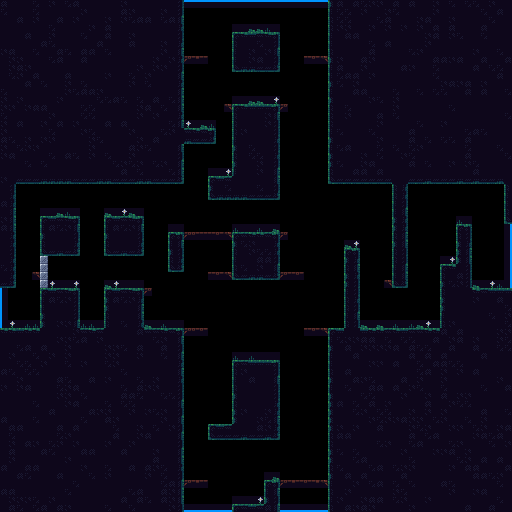

A 2D game scene composited from a Tiled map and its tileset images. What follows is a short description and the map's XML, with each tile layer's data collapsed to a summary:
An orthogonal 64x64 tile map with 8x8 px tiles, 2 tile layers (Background, Walls) and 9 objects (2x south, 2x east, 2x west, 2x north, item).

<map version="1.10" tiledversion="1.11.0" orientation="orthogonal" renderorder="right-down" width="64" height="64" tilewidth="8" tileheight="8" infinite="0" nextlayerid="7" nextobjectid="20">
 <tileset firstgid="1" name="tiles" tilewidth="8" tileheight="8" tilecount="504" columns="24">
  <image source="../Tilesets/tiles.png" width="192" height="168" />
  <tile id="50" probability="0.3" />
  <tile id="51" probability="0.3" />
  <tile id="52" probability="0.3" />
  <tile id="65">
   <properties>
    <property name="nez:isOneWayPlatform" value="true" />
   </properties>
  </tile>
  <tile id="66">
   <properties>
    <property name="nez:isOneWayPlatform" value="true" />
   </properties>
  </tile>
  <tile id="67">
   <properties>
    <property name="nez:isOneWayPlatform" value="true" />
   </properties>
  </tile>
  <tile id="68">
   <properties>
    <property name="nez:isOneWayPlatform" value="true" />
   </properties>
  </tile>
  <tile id="69">
   <properties>
    <property name="nez:isOneWayPlatform" value="true" />
   </properties>
  </tile>
  <wangsets>
   <wangset name="Mixed Set" type="mixed" tile="-1">
    <wangcolor name="Dirt" color="#ff0000" tile="-1" probability="1" />
    <wangtile tileid="25" wangid="1,1,0,0,0,1,1,1" />
    <wangtile tileid="26" wangid="1,1,0,0,0,0,0,1" />
    <wangtile tileid="27" wangid="1,1,0,0,0,0,0,1" />
    <wangtile tileid="28" wangid="1,1,0,0,0,0,0,1" />
    <wangtile tileid="29" wangid="1,1,1,1,0,0,0,1" />
    <wangtile tileid="49" wangid="0,0,0,0,0,1,1,1" />
    <wangtile tileid="53" wangid="0,1,1,1,0,0,0,0" />
    <wangtile tileid="73" wangid="0,0,0,0,0,1,1,1" />
    <wangtile tileid="77" wangid="0,1,1,1,0,0,0,0" />
    <wangtile tileid="97" wangid="0,0,0,0,0,1,1,1" />
    <wangtile tileid="101" wangid="0,1,1,1,0,0,0,0" />
    <wangtile tileid="121" wangid="0,0,0,1,1,1,1,1" />
    <wangtile tileid="122" wangid="0,0,0,1,1,1,0,0" />
    <wangtile tileid="123" wangid="0,0,0,1,1,1,0,0" />
    <wangtile tileid="124" wangid="0,0,0,1,1,1,0,0" />
    <wangtile tileid="125" wangid="0,1,1,1,1,1,0,0" />
   </wangset>
  </wangsets>
 </tileset>
 <layer id="2" name="Background" width="64" height="64">
  <data>[4096 cells, 133 non-empty, 9 distinct tile ids]</data>
 </layer>
 <layer id="1" name="Walls" width="64" height="64">
  <data>[4096 cells, 2646 non-empty, 31 distinct tile ids]</data>
 </layer>
 <objectgroup color="#00ff00" id="3" name="SpawnPoints">
  <object id="1" name="south" x="248" y="496">
   <point />
  </object>
  <object id="2" name="east" x="496" y="280">
   <point />
  </object>
  <object id="3" name="west" x="16" y="320">
   <point />
  </object>
  <object id="4" name="north" x="256" y="24">
   <point />
  </object>
  <object id="5" name="item" x="256" y="224">
   <point />
  </object>
 </objectgroup>
 <objectgroup color="#0055ff" id="5" name="Teleporters">
  <object id="14" name="north" x="184" y="0" width="144" height="1.72727" />
  <object id="15" name="east" x="510.245" y="224" width="1.75568" height="64" />
  <object id="16" name="south" x="184" y="511.011" width="48" height="0.988889" />
  <object id="19" name="west" x="0" y="288" width="2.125" height="40.0111" />
 </objectgroup>
 <objectgroup color="#ff0000" id="6" name="DangerZones" />
</map>
